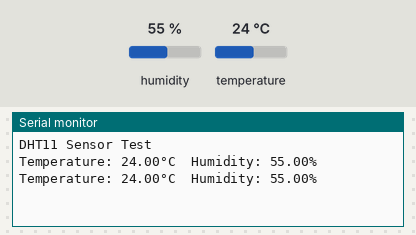
The sketch below on a simulated Arduino Uno, built with avr-gcc and run on an emulated ATmega328P. On the bench: the last lines printed to the serial monitor. The inputs (shaded band) are chosen by the test bench; at power-on: humidity 55 %, temperature 24 °C.

Above: at 2.8 s.
2.9 s: humidity set to 22 %
At 5.0 s:
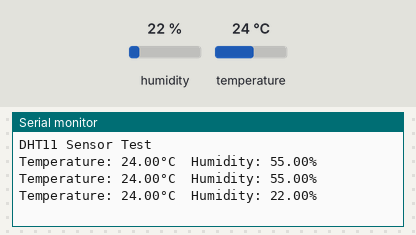
5.6 s: temperature set to 12 °C
At 7.4 s:
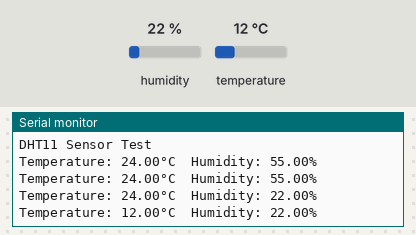
8.3 s: humidity set to 40 %
At 11.1 s:
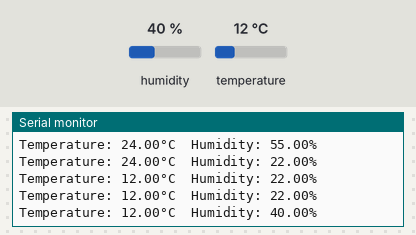
Timing chart, 0 to 12.6 s (numbered marks = the images above; inputs shaded):
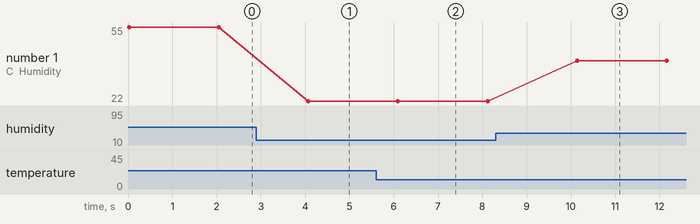

Measured:
- after the input at 2.9 s, the serial monitor: prints a new line after 1.2 s (image 1)
- after the input at 5.6 s, the serial monitor: prints a new line after 0.50 s (image 2)
- after the input at 8.3 s, the serial monitor: prints a new line after 1.8 s (image 3)
- plotted number 1: 55 → 22 after the input at 2.9 s, 22 → 40 after the input at 8.3 s

The sketch:

working_dht.ino
```cpp
#include <DHT.h>

#define DHTPIN 2       // DHT11 data pin connected to D2
#define DHTTYPE DHT11  // Using DHT11 sensor

DHT dht(DHTPIN, DHTTYPE);

void setup() {
    Serial.begin(9600);
    Serial.println("DHT11 Sensor Test");
    dht.begin();
}

void loop() {
    float temp = dht.readTemperature();
    float humidity = dht.readHumidity();

    if (isnan(temp) || isnan(humidity)) {
        Serial.println("Failed to read from DHT sensor!");
        return;
    }

    Serial.print("Temperature: ");
    Serial.print(temp);
    Serial.print("°C  Humidity: ");
    Serial.print(humidity);
    Serial.println("%");

    delay(2000); // Wait 2 seconds before next reading
}
```
